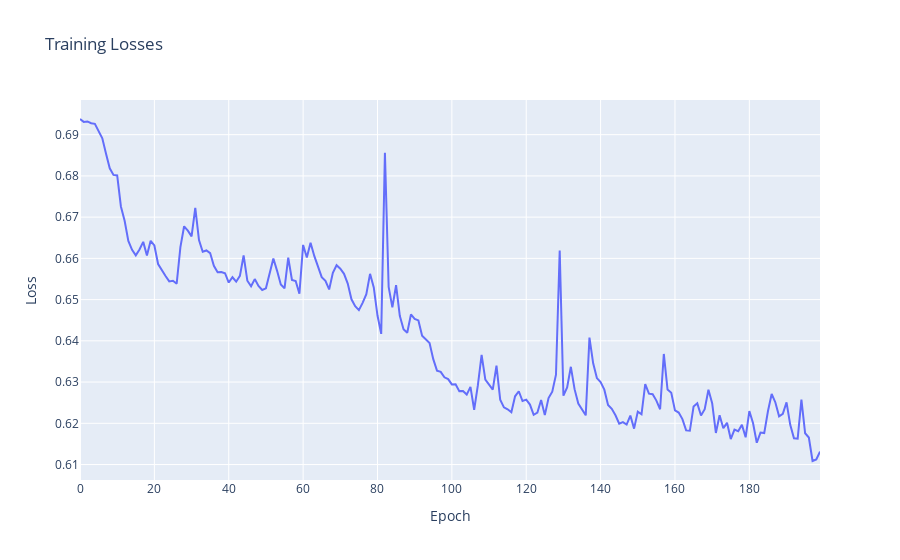

Source (notebook cell):
### Code cell
fig = go.Figure()
fig.add_trace(go.Scatter(y=losses, mode="lines", name="Loss"))
fig.update_layout(title="Training Losses", xaxis_title="Epoch", yaxis_title="Loss")
fig.show()

### Figure 1 — Plotly figure (JSON) as saved in the notebook; plotly's stock layout.template omitted (floating-point values rounded to 4 significant figures; data arrays with more than 128 entries replaced by an {"elided": "..."} marker saying what was removed)
{"data": [{"mode": "lines", "name": "Loss", "type": "scatter", "y": {"elided": "200 float values"}}], "layout": {"title": {"text": "Training Losses"}, "xaxis": {"title": {"text": "Epoch"}}, "yaxis": {"title": {"text": "Loss"}}}}
